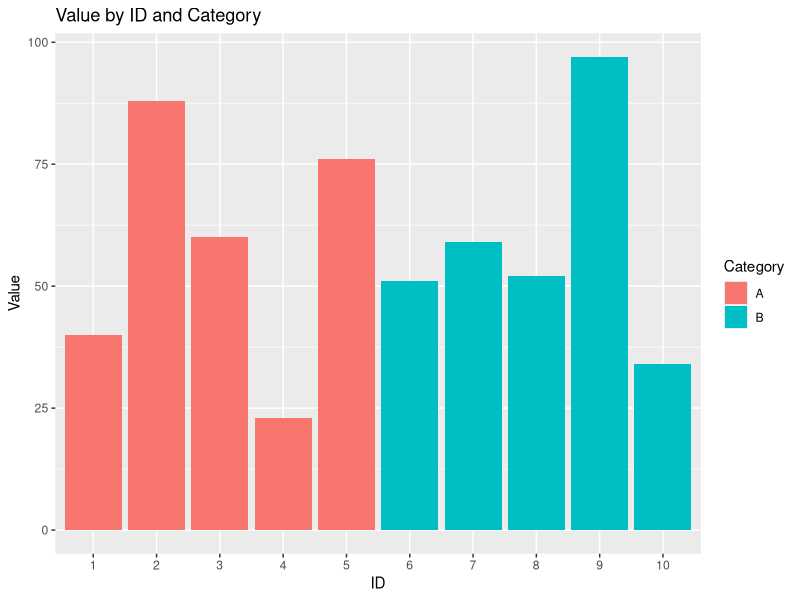

The R source for this figure:
# demo R script

# load libraries
library(ggplot2)

# create fake data
set.seed(123)
df <- data.frame(
  ID = 1:10,
  Category = rep(c("A", "B"), each = 5),
  Value = sample(10:100, 10)
)

# make plot
ggplot(df, aes(x = factor(ID), y = Value, fill = Category)) +
  geom_bar(stat = "identity", position = "dodge") +
  labs(
    title = "Value by ID and Category",
    x = "ID",
    y = "Value",
    fill = "Category"
  )
